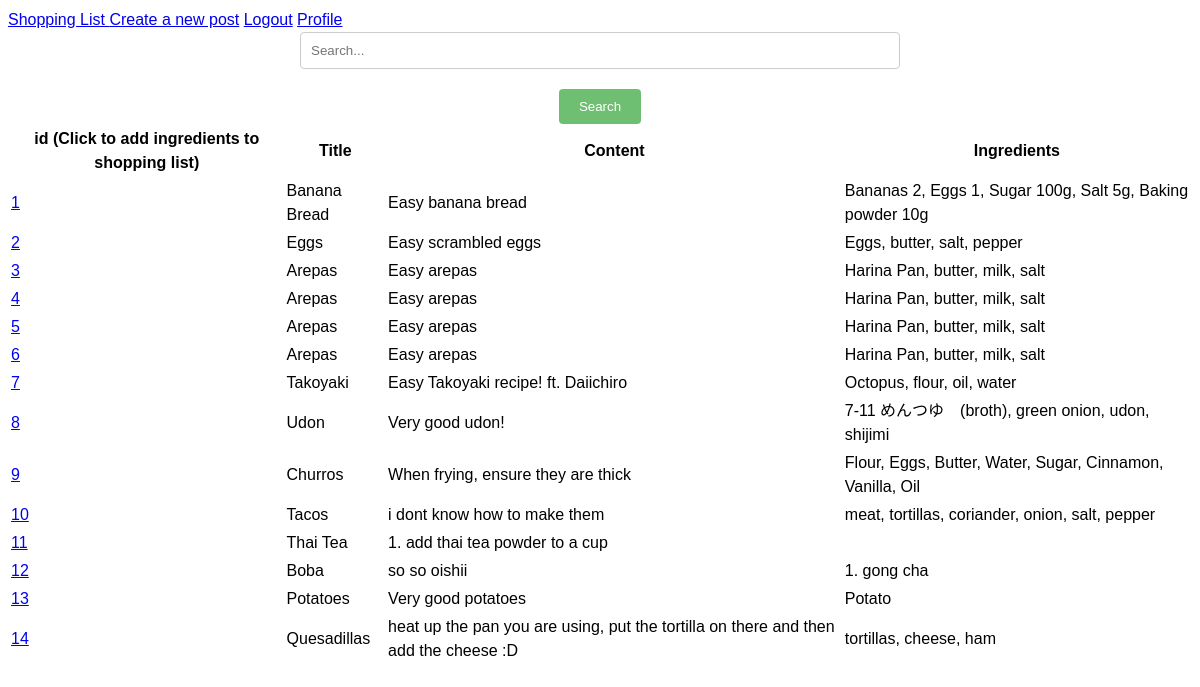
The page /home (signed in) on the database its author committed.
### tables this page shows
CREATE TABLE posts (
        id INTEGER PRIMARY KEY,
        title VARCHAR(100),
        content TEXT,
        ingredients TEXT,
        user_id INTEGER,
        FOREIGN KEY (user_id) REFERENCES users(id) on delete cascade 
    );

### main.py (the view)
@app.route('/home', methods=['GET','POST'])
def home():
    if request.cookies.get('user_id'): #Check if user is logged in (For security purposes)
        user_id = request.cookies.get('user_id')
        db = database_worker("social_net.db")
        posts = db.search("Select * FROM posts")
        if request.method=='POST':
            search_query = request.form['query']
            posts2 = db.search(f"SELECT * FROM posts WHERE ingredients like '%{search_query}%' ") #Search function, returns posts searched by ingredient
            return render_template("home.html", posts=posts2, user_id = user_id)
        return render_template("home.html", posts=posts, user_id = user_id)
    else:
        return redirect('login')
    return render_template("home.html", posts=posts, user_id = user_id)

### my_lib.py (called while the page is built)
    def search(self, query):
        result = self.cursor.execute(query).fetchall()
        return result

### Templates/home.html (shortened to what this page needs)
<!DOCTYPE html>
<html lang="en">
<head>
    <link rel="stylesheet" href="/static/home.css">
</head>
<body>
<div>
    <a href = "{{ url_for("shopping_list2", user_id = user_id) }}"> Shopping List </a>
    <a href = "{{ url_for("new_post") }}">Create a new post</a>
    <a href = "{{ url_for ("logout") }}"> Logout</a>
    <a href="{{ url_for('profile', user_id=user_id) }}" class="btn btn-primary">Profile</a>
    <form action="/home" method="post">
        <input type="text" name="query" placeholder="Search...">
        <button type="submit">Search</button>
    </form>
</div>
<table>
    <tr>
        <th>id (Click to add ingredients to shopping list)</th>
        <th>Title</th>
        <th>Content</th>
        <th>Ingredients</th>
    </tr>
    {% for p in posts %}
    <tr>
        <td><a href = "{{ url_for('shopping_list', user_id=p[4], post_id=p[0]) }}">{{ p[0] }}</a></td>
        <td>{{ p[1].title() }}</td>
        <td>{{ p[2] }}</td>
        <td>{{ p[3] }}</td>
    </tr>
    {% endfor %}
</table>
</body>
</html>

### static/home.css (style rules this page uses)
body { background-color: #FCEADE; background-image: url("/static/Cooking-Home-Collection.jpeg"); background-size: cover; height: 100%; font-family: Arial, sans-serif; font-size: 16px; line-height: 1.5; align-items: center; justify-content: center; background-color: rgba(255, 255, 255, 0.8); }
input[type="email"], input[type="password"], input[type="passwd"], input[type="confirmpasswd"], input[type="text"] { width: 100%; padding: 10px; border-radius: 4px; border: 1px solid #CCCCCC; margin-bottom: 20px; box-sizing: border-box; background-color: rgba(255, 255, 255, 0.8); }
button[type="submit"], a.button { background-color: rgba(76, 175, 80, 0.8); color: #FFFFFF; border: none; border-radius: 4px; padding: 10px 20px; cursor: pointer; margin-top: 10px; display: block; margin: 0 auto; }
form { max-width: 600px; margin: 0 auto; text-align: center; }

### rows shown on the page
posts: id "1", title "Banana Bread", content "Easy banana bread", ingredients "Bananas 2, Eggs 1, Sugar 100g, Salt 5g, Baking powder 10g"
posts: id "2", title "Eggs", content "Easy scrambled eggs", ingredients "Eggs, butter, salt, pepper"
posts: id "3", title "Arepas", content "Easy arepas", ingredients "Harina Pan, butter, milk, salt"
posts: id "4", title "Arepas", content "Easy arepas", ingredients "Harina Pan, butter, milk, salt"
posts: id "5", title "Arepas", content "Easy arepas", ingredients "Harina Pan, butter, milk, salt"
posts: id "6", title "Arepas", content "Easy arepas", ingredients "Harina Pan, butter, milk, salt"
posts: id "7", title "Takoyaki", content "Easy Takoyaki recipe! ft. Daiichiro", ingredients "Octopus, flour, oil, water"
posts: id "8", title "Udon", content "Very good udon!", ingredients "7-11 めんつゆ (broth), green onion, udon, shijimi"
posts: id "9", title "Churros", content "When frying, ensure they are thick", ingredients "Flour, Eggs, Butter, Water, Sugar, Cinnamon, Vanilla, Oil"
posts: id "10", title "Tacos", content "i dont know how to make them", ingredients "meat, tortillas, coriander, onion, salt, pepper"
posts: id "11", title "Thai Tea", content "1. add thai tea powder to a cup"
posts: id "12", title "Boba", content "so so oishii", ingredients "1. gong cha"
posts: id "13", title "Potatoes", content "Very good potatoes", ingredients "Potato"
posts: id "14", title "Quesadillas", content "heat up the pan you are using, put the tortilla on there and then add the cheese :D", ingredients "tortillas, cheese, ham"
